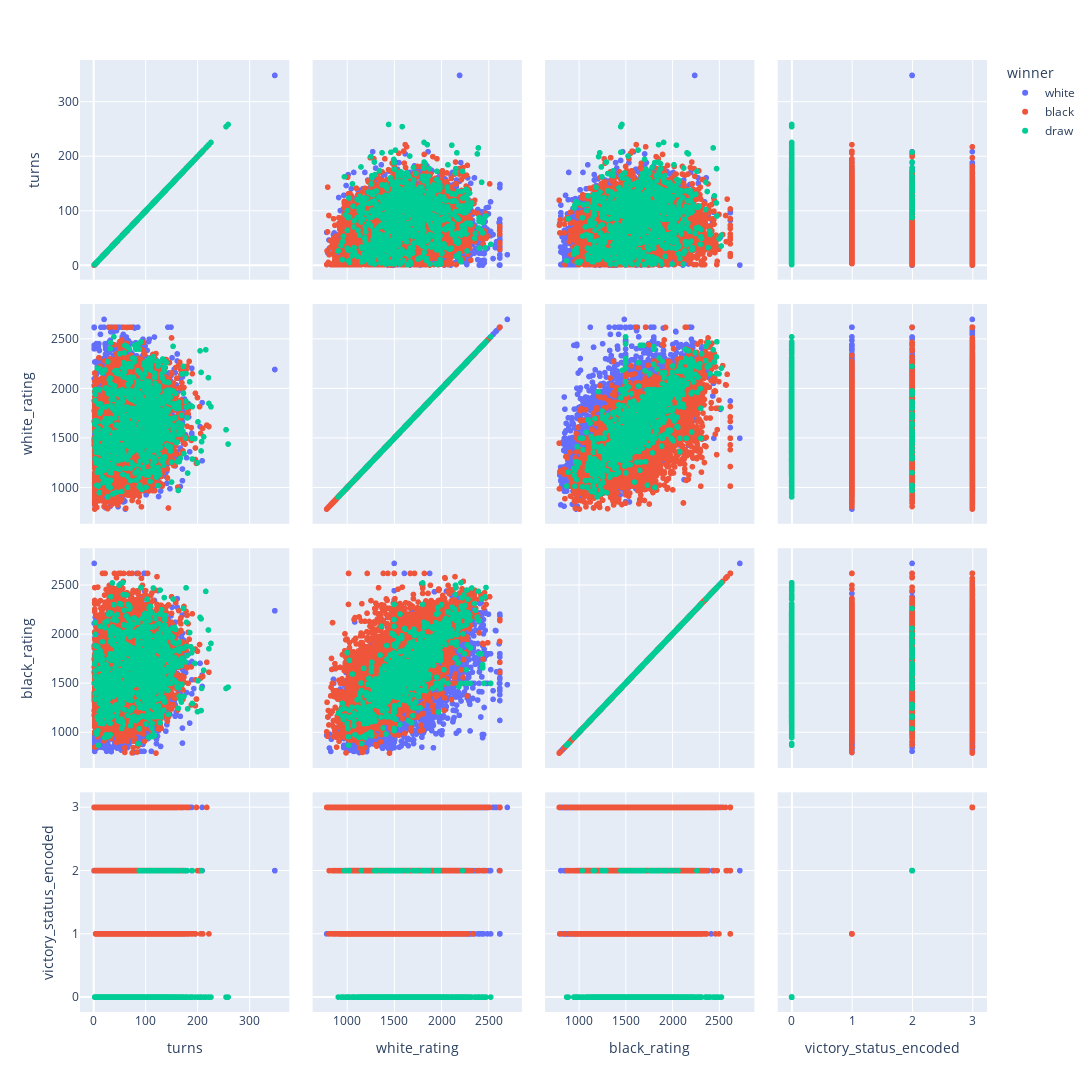

The notebook cell saved with this chart:
### Code cell
# Concatenar X y y en un solo DataFrame
data = pd.concat([X, y], axis=1)
# Crear pairplot interactivo con Plotly
fig = px.scatter_matrix(data, dimensions=data.columns[:-1], color='winner', width=1300, height=1200)
fig.update_traces()  # Para ocultar los histogramas en la diagonal

### Figure 1 — Plotly figure (JSON) as saved in the notebook; plotly's stock layout.template omitted (floating-point values rounded to 4 significant figures; data arrays with more than 128 entries replaced by an {"elided": "..."} marker saying what was removed)
{"data": [{"dimensions": [{"axis": {"matches": true}, "label": "turns", "values": {"elided": "10001 int values"}}, {"axis": {"matches": true}, "label": "white_rating", "values": {"elided": "10001 int values"}}, {"axis": {"matches": true}, "label": "black_rating", "values": {"elided": "10001 int values"}}, {"axis": {"matches": true}, "label": "victory_status_encoded", "values": {"elided": "10001 int values"}}], "hovertemplate": "winner=white<br>%{xaxis.title.text}=%{x}<br>%{yaxis.title.text}=%{y}<extra></extra>", "legendgroup": "white", "marker": {"color": "#636efa", "symbol": "circle"}, "name": "white", "showlegend": true, "type": "splom"}, {"dimensions": [{"axis": {"matches": true}, "label": "turns", "values": {"elided": "9107 int values"}}, {"axis": {"matches": true}, "label": "white_rating", "values": {"elided": "9107 int values"}}, {"axis": {"matches": true}, "label": "black_rating", "values": {"elided": "9107 int values"}}, {"axis": {"matches": true}, "label": "victory_status_encoded", "values": {"elided": "9107 int values"}}], "hovertemplate": "winner=black<br>%{xaxis.title.text}=%{x}<br>%{yaxis.title.text}=%{y}<extra></extra>", "legendgroup": "black", "marker": {"color": "#EF553B", "symbol": "circle"}, "name": "black", "showlegend": true, "type": "splom"}, {"dimensions": [{"axis": {"matches": true}, "label": "turns", "values": {"elided": "950 int values"}}, {"axis": {"matches": true}, "label": "white_rating", "values": {"elided": "950 int values"}}, {"axis": {"matches": true}, "label": "black_rating", "values": {"elided": "950 int values"}}, {"axis": {"matches": true}, "label": "victory_status_encoded", "values": {"elided": "950 int values"}}], "hovertemplate": "winner=draw<br>%{xaxis.title.text}=%{x}<br>%{yaxis.title.text}=%{y}<extra></extra>", "legendgroup": "draw", "marker": {"color": "#00cc96", "symbol": "circle"}, "name": "draw", "showlegend": true, "type": "splom"}], "layout": {"dragmode": "select", "height": 1200, "legend": {"title": {"text": "winner"}, "tracegroupgap": 0}, "margin": {"t": 60}, "width": 1300}}
